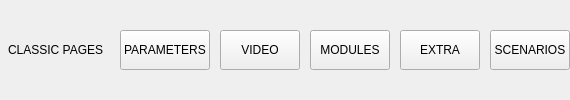
         <widget class="QWidget" name="classicRow" native="true">
          <layout class="QHBoxLayout" name="classicRowLayout">
           <property name="spacing">
            <number>10</number>
           </property>
           <property name="leftMargin">
            <number>8</number>
           </property>
           <property name="topMargin">
            <number>0</number>
           </property>
           <property name="rightMargin">
            <number>0</number>
           </property>
           <property name="bottomMargin">
            <number>0</number>
           </property>
           <item>
            <widget class="QLabel" name="classicHeading">
             <property name="text">
              <string>CLASSIC PAGES</string>
             </property>
             <property name="role" stdset="0">
              <string>heading</string>
             </property>
             <property name="letterSpacing" stdset="0">
              <double>2.6</double>
             </property>
            </widget>
           </item>
           <item>
            <spacer name="gap_33">
             <property name="orientation">
              <enum>Qt::Orientation::Horizontal</enum>
             </property>
             <property name="sizeType">
              <enum>QSizePolicy::Policy::Fixed</enum>
             </property>
             <property name="sizeHint" stdset="0">
              <size>
               <width>6</width>
               <height>1</height>
              </size>
             </property>
            </spacer>
           </item>
           <item>
            <widget class="QPushButton" name="classicParameters">
             <property name="text">
              <string>PARAMETERS</string>
             </property>
             <property name="focusPolicy">
              <enum>Qt::FocusPolicy::NoFocus</enum>
             </property>
             <property name="cursor">
              <cursorShape>PointingHandCursor</cursorShape>
             </property>
             <property name="minimumSize">
              <size>
               <width>0</width>
               <height>40</height>
              </size>
             </property>
             <property name="maximumSize">
              <size>
               <width>16777215</width>
               <height>40</height>
              </size>
             </property>
             <property name="role" stdset="0">
              <string>ghost</string>
             </property>
             <property name="action" stdset="0">
              <string>Launcher.showClassic('parameters')</string>
             </property>
             <property name="buttonSize" stdset="0">
              <string>small</string>
             </property>
             <property name="letterSpacing" stdset="0">
              <double>2.0</double>
             </property>
             <property name="disabledOpacity" stdset="0">
              <double>0.4</double>
             </property>
            </widget>
           </item>
           <item>
            <widget class="QPushButton" name="classicVideo">
             <property name="text">
              <string>VIDEO</string>
             </property>
             <property name="focusPolicy">
              <enum>Qt::FocusPolicy::NoFocus</enum>
             </property>
             <property name="cursor">
              <cursorShape>PointingHandCursor</cursorShape>
             </property>
             <property name="minimumSize">
              <size>
               <width>0</width>
               <height>40</height>
              </size>
             </property>
             <property name="maximumSize">
              <size>
               <width>16777215</width>
               <height>40</height>
              </size>
             </property>
             <property name="role" stdset="0">
              <string>ghost</string>
             </property>
             <property name="action" stdset="0">
              <string>Launcher.showClassic('video')</string>
             </property>
             <property name="buttonSize" stdset="0">
              <string>small</string>
             </property>
             <property name="letterSpacing" stdset="0">
              <double>2.0</double>
             </property>
             <property name="disabledOpacity" stdset="0">
              <double>0.4</double>
             </property>
            </widget>
           </item>
           <item>
            <widget class="QPushButton" name="classicModules">
             <property name="text">
              <string>MODULES</string>
             </property>
             <property name="focusPolicy">
              <enum>Qt::FocusPolicy::NoFocus</enum>
             </property>
             <property name="cursor">
              <cursorShape>PointingHandCursor</cursorShape>
             </property>
             <property name="minimumSize">
              <size>
               <width>0</width>
               <height>40</height>
              </size>
             </property>
             <property name="maximumSize">
              <size>
               <width>16777215</width>
               <height>40</height>
              </size>
             </property>
             <property name="role" stdset="0">
              <string>ghost</string>
             </property>
             <property name="action" stdset="0">
              <string>Launcher.showClassic('modules')</string>
             </property>
             <property name="buttonSize" stdset="0">
              <string>small</string>
             </property>
             <property name="letterSpacing" stdset="0">
              <double>2.0</double>
             </property>
             <property name="disabledOpacity" stdset="0">
              <double>0.4</double>
             </property>
            </widget>
           </item>
           <item>
            <widget class="QPushButton" name="classicExtra">
             <property name="text">
              <string>EXTRA</string>
             </property>
             <property name="focusPolicy">
              <enum>Qt::FocusPolicy::NoFocus</enum>
             </property>
             <property name="cursor">
              <cursorShape>PointingHandCursor</cursorShape>
             </property>
             <property name="minimumSize">
              <size>
               <width>0</width>
               <height>40</height>
              </size>
             </property>
             <property name="maximumSize">
              <size>
               <width>16777215</width>
               <height>40</height>
              </size>
             </property>
             <property name="role" stdset="0">
              <string>ghost</string>
             </property>
             <property name="action" stdset="0">
              <string>Launcher.showClassic('extra')</string>
             </property>
             <property name="buttonSize" stdset="0">
              <string>small</string>
             </property>
             <property name="letterSpacing" stdset="0">
              <double>2.0</double>
             </property>
             <property name="disabledOpacity" stdset="0">
              <double>0.4</double>
             </property>
            </widget>
           </item>
           <item>
            <widget class="QPushButton" name="classicScenarios">
             <property name="text">
              <string>SCENARIOS</string>
             </property>
             <property name="focusPolicy">
              <enum>Qt::FocusPolicy::NoFocus</enum>
             </property>
             <property name="cursor">
              <cursorShape>PointingHandCursor</cursorShape>
             </property>
             <property name="minimumSize">
              <size>
               <width>0</width>
               <height>40</height>
              </size>
             </property>
             <property name="maximumSize">
              <size>
               <width>16777215</width>
               <height>40</height>
              </size>
             </property>
             <property name="role" stdset="0">
              <string>ghost</string>
             </property>
             <property name="action" stdset="0">
              <string>Launcher.showClassic('scenarios')</string>
             </property>
             <property name="buttonSize" stdset="0">
              <string>small</string>
             </property>
             <property name="letterSpacing" stdset="0">
              <double>2.0</double>
             </property>
             <property name="disabledOpacity" stdset="0">
              <double>0.4</double>
             </property>
            </widget>
           </item>
           <item>
            <spacer name="hSpacer_22">
             <property name="orientation">
              <enum>Qt::Orientation::Horizontal</enum>
             </property>
             <property name="sizeHint" stdset="0">
              <size>
               <width>0</width>
               <height>20</height>
              </size>
             </property>
            </spacer>
           </item>
          </layout>
         </widget>
